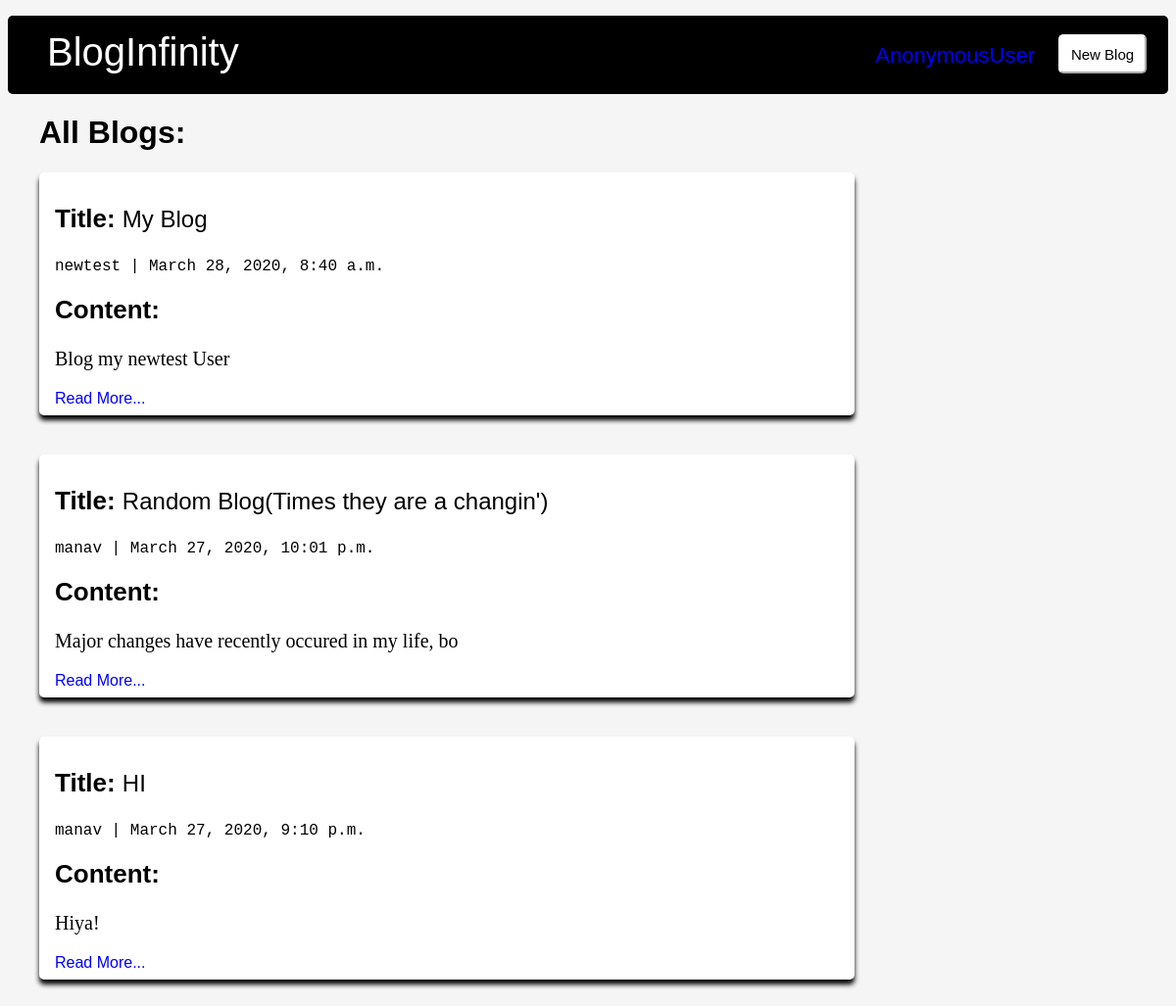
/dashboard/, run on the app's committed database.
### dashboard/models.py (models this page shows, shortened)
class Post(models.Model):
    title = models.CharField(max_length= 140)
    body = models.TextField()
    author = models.ForeignKey(User, on_delete= models.CASCADE)
    updated_on = models.DateTimeField(auto_now= True)
    created_on = models.DateTimeField(auto_now_add=True)
    status = models.IntegerField(choices=STATUS, default=1)

### dashboard/templates/dashboard/dashboard.html
{% extends 'dashboard/base.html' %}
{% block content %}
<button class = "newblog" href = '/dashboard/newblog/' id ="newbutton"><a href="/dashboard/newblog" id="new_blog">New Blog</a></button>
<div class= "content">
    <h1 class = "h1">All Blogs: </h1>
        {% for post in object_list %}
            <div class="card">
                <p class="card-title"><span class = "title">Title: </span>{{ post.title }}</p>
                <p class="author">{{ post.author }} | {{ post.created_on}} </p>
                <p class="card-text"><span class = "con-text">Content:</span><br><br> {{ post.body|slice:":50" }}</p>
                <a href="{{ post.id }}" class="read">Read More...</a>
            </div>
        {% endfor %}
</div>
{% endblock %}

### dashboard/templates/dashboard/base.html (shortened to what this page needs)
{% load staticfiles %}
<!DOCTYPE html>
<html>
    <head>
        <link rel = 'stylesheet' href = "{% static 'css/dashboard.css' %}">
    </head>
    <body>
        <header>
            <div class= "container">
                <ul class = "headers">
                    <li><a href = "/dashboard/" id = "home">BlogInfinity</li>
                    <li><a href = "/dashboard/profile/" class = "user" id = "user">{{user}}</a></li><br><br>
                </ul>
            </div>
        </header>
        {% block content %}
        {% endblock %}
    </body>
</html>

### dashboard/static/css/dashboard.css (style rules this page uses)
html { background-color: whitesmoke; }
#home, #new_blog, #newbutton, #user, #editbutton, #edit, #submitbutton { transition: 0.3s; }
.headers { height: 80px; list-style: none; }
#home { color: white; float: left; padding: 15px 0px; font-size: 40px; text-decoration-line: none; font-family: 'Lucida Sans', 'Lucida Sans Regular', 'Lucida Grande', 'Lucida Sans Unicode', Geneva, Verdana, sans-serif; }
li { color: white; display: inline; }
header { background-color: black; border-radius: 5px; }
.user { font-family: sans-serif; color: blue; font-size: 22px; text-decoration-line: none; float: right; padding: 28px 17vh; }
.newblog { position: absolute; background-color: white; color: black; border-radius: 5px; border-color: white; height: 40px; width: 90px; top: 35px; right: 30px; float: right; }
.content { margin-left: 4vh; }
p { text-align: left; font-size: 20px; }
a { text-decoration-line: none; }
.h1 { position: relative; font-family: sans-serif; }
.card { box-shadow: 0 5px 5px black; border-radius: 5px; height: auto; width: 100vh; background-color: white; padding: 1vh 2vh; margin-bottom: 5vh; }
#new_blog { color: black; font-size: 15px; }
.con-text { font-size: 26px; font-weight: bolder; font-family: sans-serif; }
.author { font-weight: 300; font-family: monospace; font-size: 16px; }
.card-title { font-family: sans-serif; font-size: 24px; }
.title { font-weight: bolder; font-size: 26px; }
.card-text { font-size: 20px; font-family: 'Times New Roman', Times, serif; }
.read { font-family: sans-serif; font-size: 16px; color: blue; }

### data on the page
Post: title "My Blog", author "newtest", created_on "March 28, 2020, 8:40 a.m.", body "Blog my newtest User"
Post: title "Random Blog(Times they are a changin')", author "manav", created_on "March 27, 2020, 10:01 p.m.", body "Major changes have recently occured in my life, bo"
Post: title "HI", author "manav", created_on "March 27, 2020, 9:10 p.m.", body "Hiya!"

### other printed values
{{ user }} "AnonymousUser"
